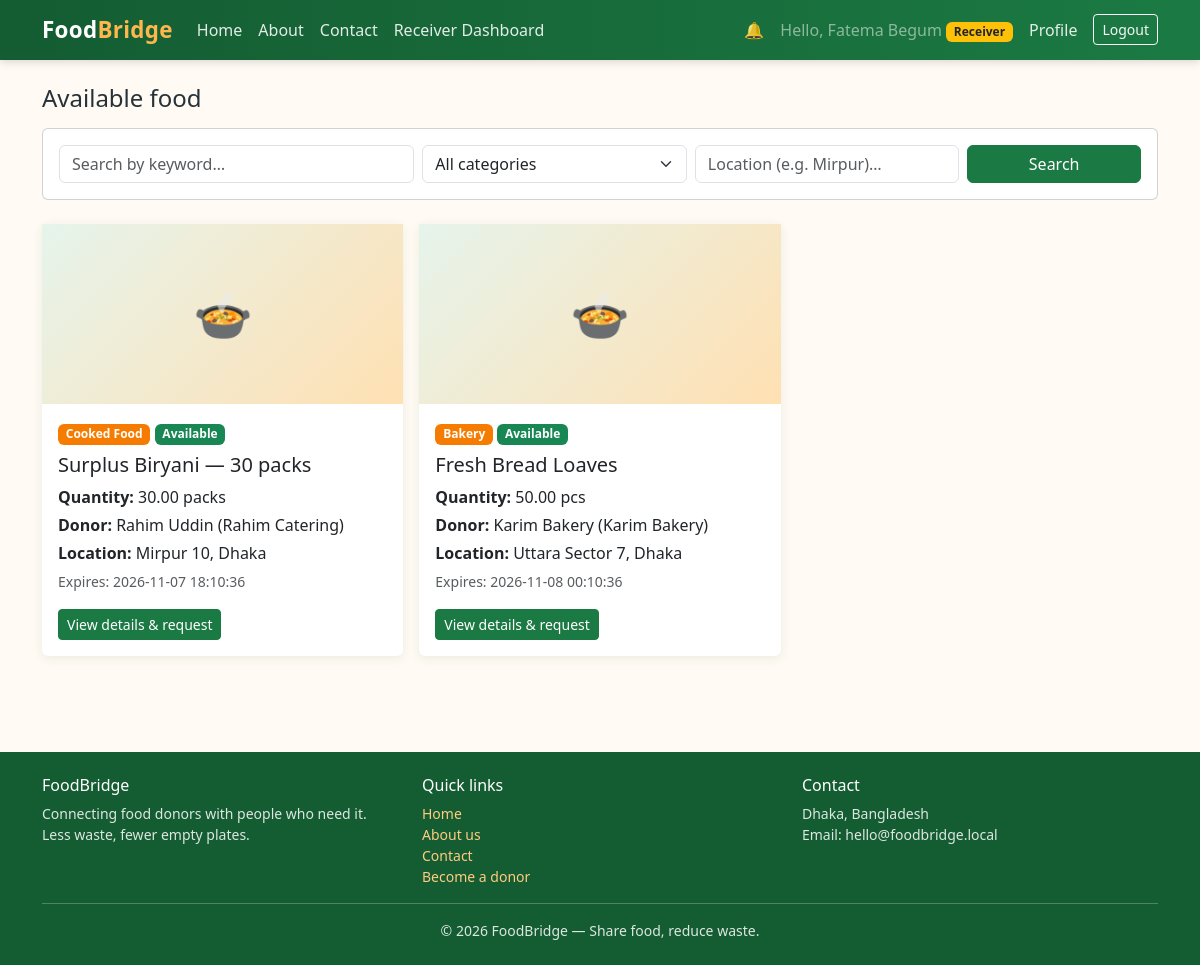
The app's page /receiver/browse_food.php (signed in) with its own data.
### tables this page shows
CREATE TABLE IF NOT EXISTS food_donations (
    id            INT UNSIGNED AUTO_INCREMENT PRIMARY KEY,
    donor_id      INT UNSIGNED NOT NULL,
    title         VARCHAR(150) NOT NULL,
    description   TEXT         NULL,
    category      VARCHAR(100) NOT NULL,
    quantity      DECIMAL(10, 2) NOT NULL,
    unit          VARCHAR(20)  NOT NULL DEFAULT 'pcs',
    pickup_address VARCHAR(255) NOT NULL,
    expiry_time   DATETIME     NOT NULL,
    image         VARCHAR(255) NULL,                        
    status        ENUM('available', 'requested', 'completed', 'expired') NOT NULL DEFAULT 'available',
    created_at    TIMESTAMP    NOT NULL DEFAULT CURRENT_TIMESTAMP,
    CONSTRAINT fk_donations_donor
        FOREIGN KEY (donor_id) REFERENCES users (id)
        ON DELETE CASCADE ON UPDATE CASCADE
);

CREATE TABLE IF NOT EXISTS users (
    id                INT UNSIGNED AUTO_INCREMENT PRIMARY KEY,
    name              VARCHAR(100) NOT NULL,
    email             VARCHAR(150) NOT NULL UNIQUE,
    password          VARCHAR(255) NOT NULL,               
    phone             VARCHAR(20)  NULL,
    address           VARCHAR(255) NULL,
    role              ENUM('admin', 'donor', 'receiver') NOT NULL DEFAULT 'receiver',
    organization_name VARCHAR(150) NULL,
    is_verified       TINYINT(1)   NOT NULL DEFAULT 0,
    status            ENUM('active', 'inactive', 'suspended') NOT NULL DEFAULT 'active',
    created_at        TIMESTAMP    NOT NULL DEFAULT CURRENT_TIMESTAMP
);

### receiver/browse_food.php (the view, shortened to what this page needs)
<?php
require_once __DIR__ . '/../config/db.php';
$baseUrl = '/FoodBridge';
$q        = trim($_GET['q'] ?? '');
$location = trim($_GET['location'] ?? '');
$page    = max(1, (int) ($_GET['page'] ?? 1));
$perPage = 6;
$where  = ["fd.status = 'available'", 'fd.expiry_time > NOW()'];
$params = [];
$whereSql = implode(' AND ', $where);
$countStmt = $pdo->prepare("SELECT COUNT(*) FROM food_donations fd WHERE $whereSql");
$countStmt->execute($params);
$totalRows  = (int) $countStmt->fetchColumn();
$totalPages = max(1, (int) ceil($totalRows / $perPage));
$page       = min($page, $totalPages);
$offset     = ($page - 1) * $perPage;
$stmt = $pdo->prepare(
    "SELECT fd.*, u.name AS donor_name, u.organization_name AS donor_org
     FROM food_donations fd
     JOIN users u ON u.id = fd.donor_id
     WHERE $whereSql
     ORDER BY fd.created_at DESC
     LIMIT ? OFFSET ?"
);
$listParams = array_merge($params, [$perPage, $offset]);
foreach ($listParams as $i => $value) {
    $type = is_int($value) ? PDO::PARAM_INT : PDO::PARAM_STR;
    $stmt->bindValue($i + 1, $value, $type);
}
$stmt->execute();
$donations = $stmt->fetchAll();
include __DIR__ . '/../includes/header.php';
?>
<h1 class="h4 mb-3">Available food</h1>
<form method="get" action="" class="card p-3 mb-4">
    <div class="row g-2">
        <div class="col-md-4">
            <input type="text" class="form-control" name="q" placeholder="Search by keyword…"
                   value="<?= htmlspecialchars($q, ENT_QUOTES, 'UTF-8') ?>">
        </div>
        <div class="col-md-3">
            <select class="form-select" name="category">
                <option value="">All categories</option>
            </select>
        </div>
        <div class="col-md-3">
            <input type="text" class="form-control" name="location" placeholder="Location (e.g. Mirpur)…"
                   value="<?= htmlspecialchars($location, ENT_QUOTES, 'UTF-8') ?>">
        </div>
        <div class="col-md-2 d-grid">
            <button type="submit" class="btn btn-fb-green">Search</button>
        </div>
    </div>
</form>
<div class="row g-3 mb-4">
    <?php foreach ($donations as $d): ?>
        <div class="col-md-6 col-lg-4">
            <div class="card card-donation h-100">
                <?php if (!empty($d['image'])): ?>
                    <img src="<?= $baseUrl ?>/assets/uploads/<?= htmlspecialchars($d['image'], ENT_QUOTES, 'UTF-8') ?>" class="card-img-top" alt="">
                <?php else: ?>
                    <div class="fb-no-image">&#127858;</div>
                <?php endif; ?>
                <div class="card-body d-flex flex-column">
                    <div class="mb-2">
                        <span class="badge badge-fb-category"><?= htmlspecialchars($d['category'], ENT_QUOTES, 'UTF-8') ?></span>
                        <span class="badge bg-success">Available</span>
                    </div>
                    <h2 class="card-title h5"><?= htmlspecialchars($d['title'], ENT_QUOTES, 'UTF-8') ?></h2>
                    <p class="card-text mb-1"><strong>Quantity:</strong> <?= htmlspecialchars($d['quantity'], ENT_QUOTES, 'UTF-8') ?> <?= htmlspecialchars($d['unit'], ENT_QUOTES, 'UTF-8') ?></p>
                    <p class="card-text mb-1"><strong>Donor:</strong> <?= htmlspecialchars($d['donor_name'], ENT_QUOTES, 'UTF-8') ?><?= !empty($d['donor_org']) ? ' (' . htmlspecialchars($d['donor_org'], ENT_QUOTES, 'UTF-8') . ')' : '' ?></p>
                    <p class="card-text mb-1"><strong>Location:</strong> <?= htmlspecialchars($d['pickup_address'], ENT_QUOTES, 'UTF-8') ?></p>
                    <p class="card-text"><small class="text-muted">Expires: <?= htmlspecialchars($d['expiry_time'], ENT_QUOTES, 'UTF-8') ?></small></p>
                    <div class="mt-auto">
                        <a class="btn btn-fb-green btn-sm" href="<?= $baseUrl ?>/receiver/food_details.php?id=<?= (int) $d['id'] ?>">View details &amp; request</a>
                    </div>
                </div>
            </div>
        </div>
    <?php endforeach; ?>
</div>
<?php include __DIR__ . '/../includes/footer.php'; ?>

### assets/css/style.css (style rules this page uses)
:root { --fb-green: #1b7a43; --fb-green-dark: #145c32; --fb-green-light: #e6f4ec; --fb-orange: #f57c00; --fb-orange-dark: #e65100; --fb-cream: #fffaf3; }
body { background-color: var(--fb-cream); color: #263238; }
.btn-fb-green { background-color: var(--fb-green); border-color: var(--fb-green); color: #fff; }
.card-donation { border: none; box-shadow: 0 2px 10px rgba(27, 122, 67, 0.10); transition: transform 0.15s ease, box-shadow 0.15s ease; }
.card-donation .fb-no-image { height: 180px; background: linear-gradient(135deg, var(--fb-green-light), #ffe0b2); display: flex; align-items: center; justify-content: center; font-size: 3rem; }
.badge-fb-category { background-color: var(--fb-orange); color: #fff; }

### records on screen
food_donations: category "Cooked Food", title "Surplus Biryani — 30 packs", quantity "30.00", unit "packs", donor.name "Rahim Uddin", donor.organization_name "Rahim Catering", pickup_address "Mirpur 10, Dhaka", expiry_time "2026-11-07 18:10:36"
food_donations: category "Bakery", title "Fresh Bread Loaves", quantity "50.00", unit "pcs", donor.name "Karim Bakery", donor.organization_name "Karim Bakery", pickup_address "Uttara Sector 7, Dhaka", expiry_time "2026-11-08 00:10:36"

### other values on screen
$userName "Fatema Begum"
$role "Receiver"
